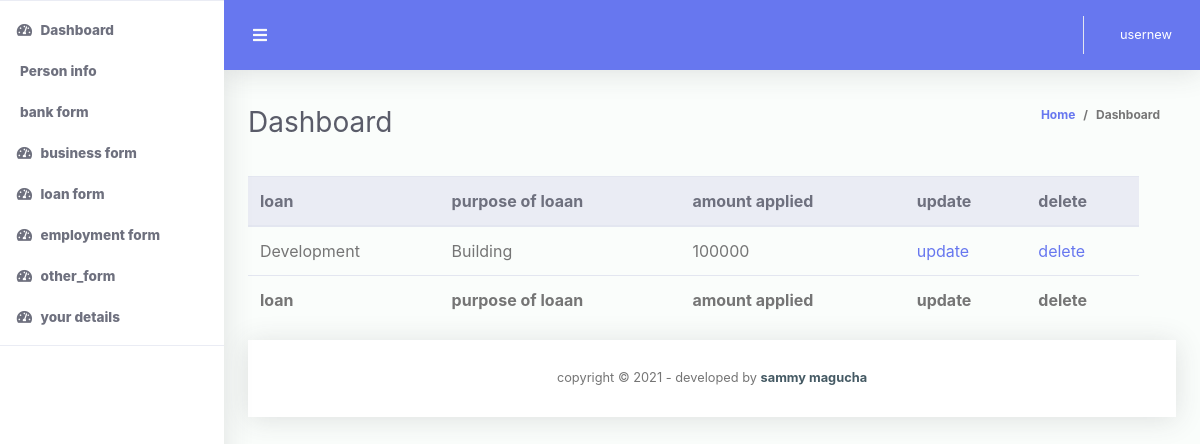
The app's page /loandetails (signed in) with its own data.
### codechallenege/models.py (models this page shows)
class LoanType(models.Model):
	Normal = 'normal'
	Development = 'Development'
	Emergency = 'Emergency'
	school_fee = 'school fee'
	typeloan =(
		(Normal ,'normal'),
		(Development , 'Development'),
		(Development ,'Development'),
		(school_fee , 'school fee'),
		)
	loan = models.CharField(max_length =16, choices = typeloan)
	Purposeofloan=models.TextField(validators= [onlyletters])
	amountapplied = models.PositiveIntegerField()
	bio = models.ForeignKey(User, on_delete=models.CASCADE)

### codechallenege/decorators.py (the view)
		def wrapper_func(request, *args, **kwargs):
			group = None
			if request.user.groups.exists():
				group = request.user.groups.all()[0].name
			if group in allowed_roles:
				return view_func(request, *args, **kwargs)
			else:
				return HttpResponse('you are not authorized')

### codechallenege/templatetags/custom_tags.py (called while the page is built)
@register.filter(name='has_group')
def has_group(user, group_name):
    group = Group.objects.filter(name=group_name)
    if group:
        group = group.first()
        return group in user.groups.all()
    else:
        return False

### codechallenege/views.py (called while the page is built)
@login_required(login_url='/accounts/login/')
@allowed_users(allowed_roles=['admin','clientuser'])
def loantypedetails(request):
	clientsbank = LoanType.objects.all()
	context = {
		'title': 'bank details',
		'users': clientsbank
	}
	return render(request, 'codechallenege/loandetails.html', context)

### codechallenege/templates/codechallenege/loandetails.html (shortened to what this page needs)
{%extends 'codechallenege/base.html'%}
{%block content%}
 <table class="table align-items-center table-flush table-hover" id="dataTableHover">
                    <thead class="thead-light">
                      <tr>
                        <th>
                          loan
                        </th>
                        <th>
                          purpose of loaan
                        </th>
                        <th>
                          amount applied
                        </th>
                        <th>
                          update
                        </th>
                        <th>
                          delete
                        </th>
                      </tr>
                      <tfoot>
                         <tr>
                        <th>
                          loan
                        </th>
                        <th>
                          purpose of loaan
                        </th>
                        <th>
                          amount applied
                        </th>
                        <th>
                          update
                        </th>
                        <th>
                          delete
                        </th>
                      </tfoot>
   {%for user in users%}
   <tr>
       <td>{{user.loan}}</td>
       <td>{{user.Purposeofloan}}</td>
       <td>{{user.amountapplied}}</td>
       <td><a href="{% url 'update_loan' user.id %}">update</a></td>
       <td><a href="{% url 'delete_loan' user.id %}">delete</a></td>
       <td></td>
   </tr>
   {%endfor%}
 </table>
{%endblock%}

### codechallenege/templates/codechallenege/base.html (shortened to what this page needs)
{% load static %}
<!DOCTYPE html>
<html lang="en">
<head>
  <link rel="stylesheet" href="https://use.fontawesome.com/releases/v5.7.0/css/all.css">
  <link href="{% static 'css\all.min.css' %}" rel="stylesheet" type="text/css">
  <link href="{% static 'css\bootstrap.min.css' %}" rel="stylesheet" type="text/css">
  <link href="{% static 'css\ruang-admin.min.css' %}" rel="stylesheet">
</head>
<body id="page-top">
  <div id="wrapper">
    <ul class="navbar-nav sidebar sidebar-light accordion" id="accordionSidebar">
      {% load custom_tags %}
      {% if request.user|has_group:"admin" %}
      <li class="nav-item active">
        <a class="nav-link" href="{% url 'homepage' %}">
          <i class="fas fa-fw fa-tachometer-alt"></i>
          <span>Dashboard</span></a>
      </li>
      <hr class="sidebar-divider">
      <li class="nav-item active">
        <a class="nav-link" href="{% url 'userdetails' %}">
          <i class="bi bi-person"></i>
          <span>Person info</span></a>
      </li>
        <li class="nav-item active">
        <a class="nav-link" href="{% url 'list_user' %}">
          <i class="fas fa-fw fa-tachometer-alt"></i>
          <span>clients</span></a>
      </li>
      <li class="nav-item active">
        <a class="nav-link" href="{% url 'client_business' %}">
          <i class="fas fa-fw fa-tachometer-alt"></i>
          <span>business form</span></a>
      </li>
      <li class="nav-item active">
        <a class="nav-link" href="{% url 'client_biz' %}">
          <i class="fas fa-fw fa-tachometer-alt"></i>
          <span>business details</span></a>
      </li>
      <li class="nav-item active">
        <a class="nav-link" href="{% url 'emp_form' %}">
          <i class="fas fa-fw fa-tachometer-alt"></i>
          <span>employment form</span></a>
      </li>
      <li class="nav-item active">
        <a class="nav-link" href="{% url 'empldetails' %}">
          <i class="fas fa-fw fa-tachometer-alt"></i>
          <span>employment details</span></a>
      </li>
      <li class="nav-item active">
        <a class="nav-link" href="{% url 'bank_form' %}">
          <i class="fa fa-bank"></i>
          <span>bank form</span></a>
      </li>
      <li class="nav-item active">
        <a class="nav-link" href="{% url 'loan_details' %}">
          <i class="fas fa-fw fa-tachometer-alt"></i>
          <span>bank_details</span></a>
      </li>
      <li class="nav-item active">
        <a class="nav-link" href="{% url 'loan_form' %}">
          <i class="fas fa-fw fa-tachometer-alt"></i>
          <span>loan form</span></a>
      </li>
      <li class="nav-item active">
        <a class="nav-link" href="{% url 'loan_details' %}">
          <i class="fas fa-fw fa-tachometer-alt"></i>
          <span>loan details</span></a>
      </li>
       <li class="nav-item active">
        <a class="nav-link" href="{% url 'other_form' %}">
          <i class="fas fa-fw fa-tachometer-alt"></i>
          <span>other_form</span></a>
      </li>
      <li class="nav-item active">
        <a class="nav-link" href="{% url 'other_details' %}">
          <i class="fas fa-fw fa-tachometer-alt"></i>
          <span>other loan details</span></a>
      </li>
      {% elif request.user|has_group:"clientuser" %}
     <li class="nav-item active">
        <a class="nav-link" href="{% url 'homepage' %}">
          <i class="fas fa-fw fa-tachometer-alt"></i>
          <span>Dashboard</span></a>
      </li>
      <li class="nav-item active">
        <a class="nav-link" href="{% url 'userdetails' %}">
          <span>Person info</span></a>
      </li>
      <li class="nav-item active">
        <a class="nav-link" href="{% url 'bank_form' %}">
          <span>bank form</span></a>
      </li>
      <li class="nav-item active">
        <a class="nav-link" href="{% url 'client_business' %}">
          <i class="fas fa-fw fa-tachometer-alt"></i>
          <span>business form</span></a>
      </li>
       <li class="nav-item active">
        <a class="nav-link" href="{% url 'loan_form' %}">
          <i class="fas fa-fw fa-tachometer-alt"></i>
          <span>loan form</span></a>
      </li>
      <li class="nav-item active">
        <a class="nav-link" href="{% url 'emp_form' %}">
          <i class="fas fa-fw fa-tachometer-alt"></i>
          <span>employment form</span></a>
      </li>
       <li class="nav-item active">
        <a class="nav-link" href="{% url 'other_form' %}">
          <i class="fas fa-fw fa-tachometer-alt"></i>
          <span>other_form</span></a>
      </li>
      <li class="nav-item active">
        <a class="nav-link" href="{% url 'moredetails' %}">
          <i class="fas fa-fw fa-tachometer-alt"></i>
          <span>your details</span></a>
      </li>
      {%endif%}
      <hr class="sidebar-divider">
    </ul>
    <div id="content-wrapper" class="d-flex flex-column">
      <div id="content">
        <nav class="navbar navbar-expand navbar-light bg-navbar topbar mb-4 static-top">
          <button id="sidebarToggleTop" class="btn btn-link rounded-circle mr-3">
            <i class="fa fa-bars"></i>
          </button>
          <ul class="navbar-nav ml-auto">
            <li class="nav-item dropdown no-arrow">
              <a class="nav-link dropdown-toggle" href="#" id="userDropdown" role="button" data-toggle="dropdown"
                aria-haspopup="true" aria-expanded="false">
                <span class="ml-2 d-none d-lg-inline text-white small">{{user.username}}</span>
              </a>
            </li>
          </ul>
        </nav>
        <div class="container-fluid" id="container-wrapper">
          <div class="d-sm-flex align-items-center justify-content-between mb-4">
            <h1 class="h3 mb-0 text-gray-800">Dashboard</h1>
            <ol class="breadcrumb">
              <li class="breadcrumb-item"><a href="{% url 'homepage' %}">Home</a></li>
              <li class="breadcrumb-item active" aria-current="page">Dashboard</li>
            </ol>
          </div>
          {%block content%}
          {%endblock%}
</body>
      <footer class="sticky-footer bg-white">
        <div class="container my-auto">
          <div class="copyright text-center my-auto">
            <span>copyright &copy; <script> document.write(new Date().getFullYear()); </script> - developed by
              <b><a href="https://www.github.com/smagucha" target="_blank">sammy magucha</a></b>
            </span>
          </div>
        </div>
      </footer>
</body>
</html>

### records on screen
LoanType: loan "Development", Purposeofloan "Building", amountapplied "100000"

### other values on screen
{{ user.username }} "usernew"
